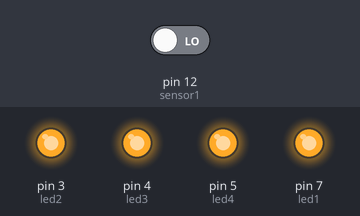
A sketch run on a simulated Arduino Uno, built with avr-gcc and run on an emulated ATmega328P. Parts: output pins drawn as LEDs (lit = HIGH). Inputs (shaded band) come from the test bench; at power-on: pin 12 (sensor1) LOW. What the sketch prints to the serial monitor is not drawn.

Above: at 1.2 s.
1.3 s: pin 12 (sensor1) driven HIGH
At 1.7 s:
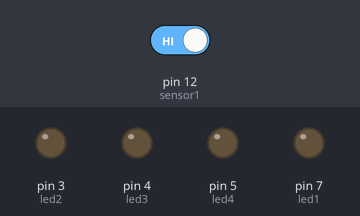
At 2.2 s:
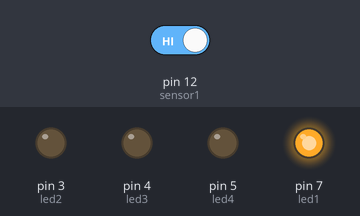
4.3 s: pin 12 (sensor1) driven LOW
At 4.7 s:
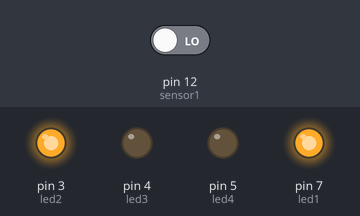
Timing chart, 0 to 7.3 s (numbered marks = the images above; inputs shaded):
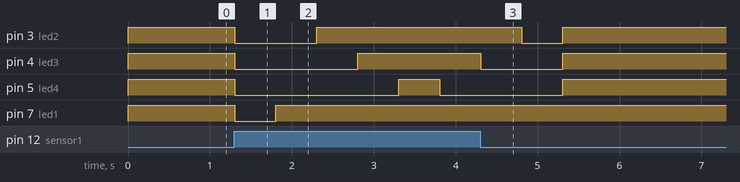

The sketch:

sensor.ino
```cpp
int led1= 7;
int led2= 3;
int led3 = 4;
int led4 = 5;
int sensor1= 12;
void setup() {
pinMode(led1 , OUTPUT);
pinMode(led2 , OUTPUT);
pinMode(led3 , OUTPUT);
pinMode(led4 , OUTPUT);
pinMode(sensor1 , INPUT);
Serial.begin(9600);
}

void loop() {
int result = digitalRead(sensor1);
Serial.println(result);
if(result == 1){
  digitalWrite(led1 , LOW);
  digitalWrite(led2 , LOW);
  digitalWrite(led3 , LOW);
  digitalWrite(led4 , LOW);
  delay(500);
  digitalWrite(led1 , HIGH);
  delay(500);
  digitalWrite(led2 , HIGH);
  delay(500);
  digitalWrite(led3 , HIGH);
  delay(500);
  digitalWrite(led4 , HIGH);
  delay(500);
  digitalWrite(led4 , LOW);
  delay(500);
  digitalWrite(led3 , LOW);
  delay(500);
  digitalWrite(led2 , LOW);
  delay(500);
  digitalWrite(led1 , LOW);
}
else{
  digitalWrite(led1, HIGH);
  digitalWrite(led2, HIGH);
  digitalWrite(led3, HIGH);
  digitalWrite(led4, HIGH);
}
}
```

Measured:
- after the input at 1.3 s, pin 3 (led2): HIGH → LOW at once, → HIGH 1.0 s later; pin 4 (led3): HIGH → LOW at once, → HIGH 1.5 s later; pin 5 (led4): HIGH → LOW at once, → HIGH 2.0 s later, → LOW 0.50 s later; pin 7 (led1): HIGH → LOW at once, → HIGH 0.50 s later
- after the input at 4.3 s, pin 7 (led1): stops changing and stays HIGH
